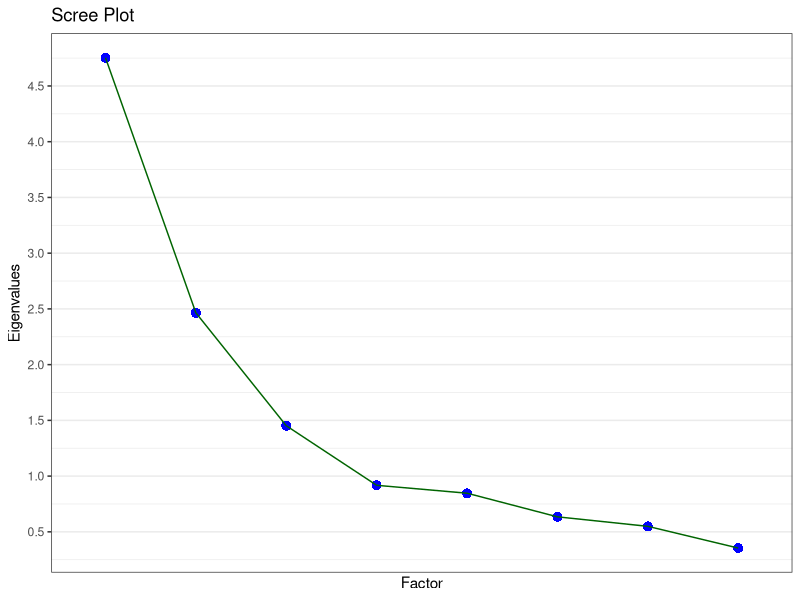
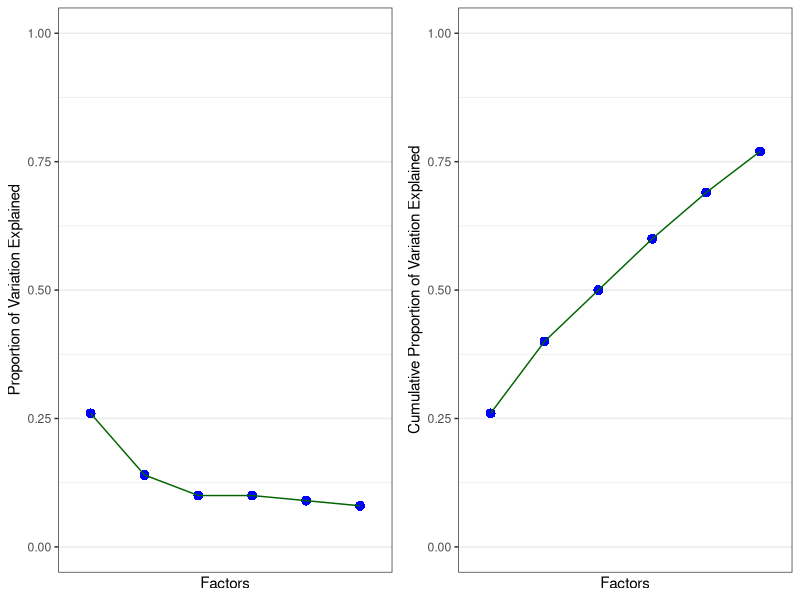
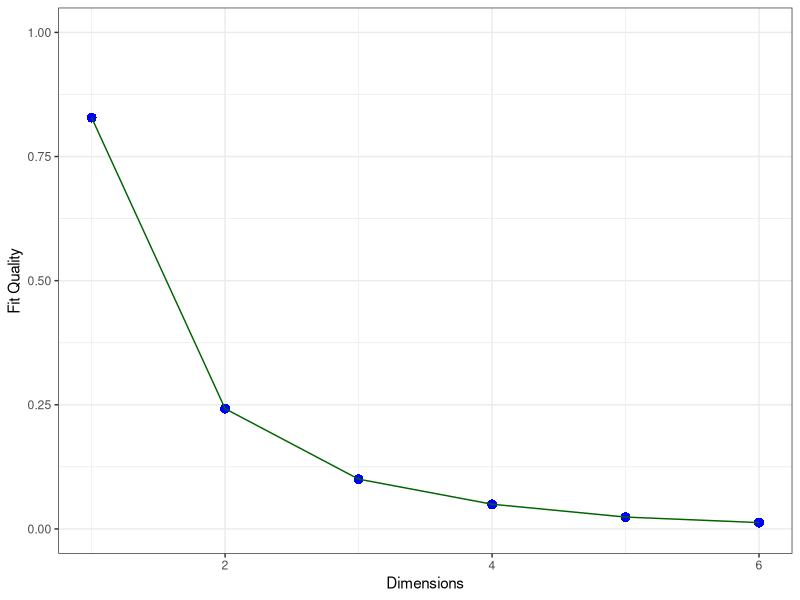
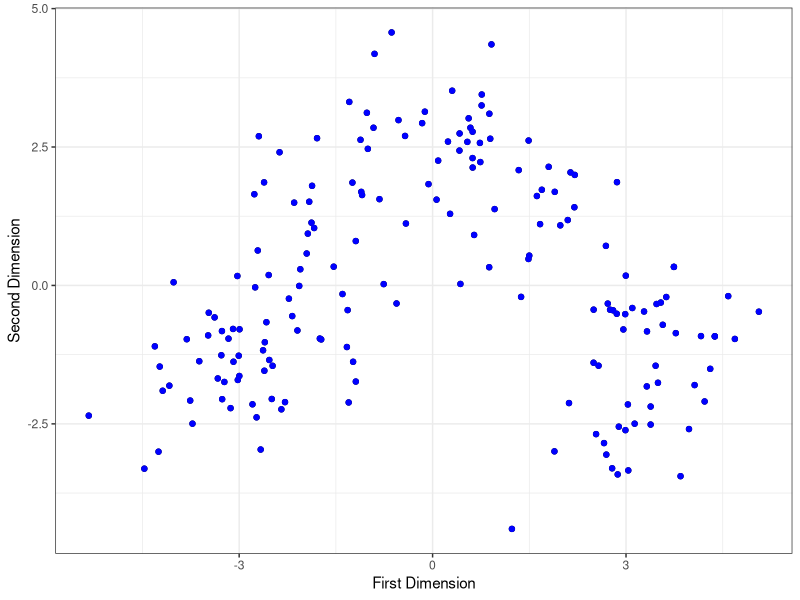

The R source for these figures, in order:
list.of.packages = c("ggplot2",
                     "gridExtra",
                     "xtable",
                     "cluster",
                     "stats")
new.packages = list.of.packages[!(list.of.packages %in% installed.packages()[,"Package"])]
if(length(new.packages)) {
  install.packages(new.packages)
}
for (i in 1:length(list.of.packages)) {
  require(list.of.packages[i], character.only=TRUE)
}

wine = read.table('wine.txt', header=TRUE, sep="")
wine_cov = round(var(wine), 2)
wine_cor = round(cor(wine), 2)
df_temp = data.frame(wine_cor)
df_temp[upper.tri(df_temp)] = NA
xtable_temp = xtable(df_temp)
digits(xtable_temp)[2:14] = 2
align(xtable_temp) = c('l', rep('c', 13))
print(xtable_temp, type='html', sanitize.colnames.function = function(x) seq(1:13))

eig_vals = eigen(wine_cor)$values[1:8]
scree_plot = ggplot(data.frame(eig_vals=eig_vals, factors=seq(1:8)), aes(x=factors, y=eig_vals)) +
  geom_point(shape=16, size=3, col="blue") +
  geom_line(col="darkgreen") + 
  labs(x='Factor', y='Eigenvalues', title='Scree Plot') +
  theme_bw() +
  scale_x_discrete(breaks=seq(1:8)) +
  scale_y_continuous(breaks=seq(0,5,0.5))
scree_plot

wine_FA_5 = factanal(factors=5, x=wine)
wine_FA_6 = factanal(factors=6, x=wine)
df_temp = wine_FA_6$loading[1:13, 1:6]
xtable_temp = xtable(df_temp)
digits(xtable_temp)[2:7] = 2
align(xtable_temp) = c('l', rep('c', 6))
print(xtable_temp, type='html', sanitize.colnames.function = function(x) gsub('r', 'r\ ', x))

wine_FA_6 = factanal(factors=6, x=wine, rotation='promax')
df_temp = wine_FA_6$loading[1:13, 1:6]
xtable_temp = xtable(df_temp)
digits(xtable_temp)[2:7] = 2
align(xtable_temp) = c('l', rep('c', 6))
print(xtable_temp, type='html', sanitize.colnames.function = function(x) gsub('r', 'r\ ', x))

df_temp = data.frame(matrix(c(NA, 'x', 'x', NA, NA, NA,
                              NA, NA, NA, NA, 'x', NA,
                              NA, NA, NA, 'x', NA, NA,
                              NA, 'x', NA, 'x', NA, NA,
                              NA, NA, NA, NA, NA, 'x',
                              'x', NA, NA, NA, NA, NA,
                              'x', NA, NA, NA, NA, NA,
                              'x', NA, NA, 'x', NA, NA,
                              'x', NA, NA, NA, NA, NA,
                              NA, 'x', 'x', NA, NA, NA,
                              NA, NA, 'x', NA, 'x', NA,
                              'x', NA, 'x', NA, NA, NA,
                              NA, 'x', NA, NA, NA, NA),
                            nrow=13, ncol=6, byrow=TRUE))
colnames(df_temp) = c('Factor1', 'Factor2', 'Factor3', 'Factor4', 'Factor5', 'Factor6')
xtable_temp = xtable(df_temp)
align(xtable_temp) = c('l', rep('c', 6))
print(xtable_temp, type='html', sanitize.colnames.function = function(x) gsub('r', 'r\ ', x))

df_temp = data.frame(matrix(c(0.26, 0.14, 0.10, 0.10, 0.09, 0.08,
                              0.26, 0.40, 0.50, 0.60, 0.69, 0.77),
                            nrow=2, ncol=6))
colnames(df_temp) = c('Factor1', 'Factor2', 'Factor3', 'Factor4', 'Factor5', 'Factor6')
rownames(df_temp) = c('Proportion of Variation Explained', 'Cumulative Proportion of Variation Explained')
xtable_temp = xtable(df_temp)
align(xtable_temp) = c('l', rep('c', 6))
print(xtable_temp, type='html', sanitize.colnames.function = function(x) gsub('r', 'r\ ', x))

pve = c(0.26, 0.14, 0.10, 0.10, 0.09, 0.08)
df_temp = data.frame(factors=seq(1:6), pve=pve, cpve=cumsum(pve))
plot1 = ggplot(df_temp, aes(x=factors, y=pve)) +
  ylim(0,1) +
  labs(x='Factors', y='Proportion of Variation Explained') +
  geom_point(shape=16, size=3, col="blue") +
  geom_line(col="darkgreen") +
  theme_bw() +
  scale_x_discrete(breaks=seq(1:6))
plot2 = ggplot(df_temp, aes(x=factors, y=cpve)) +
  ylim(0,1) +
  labs(x='Factors', y='Cumulative Proportion of Variation Explained') +
  geom_point(shape=16, size=3, col="blue") +
  geom_line(col="darkgreen") +
  theme_bw() +
  scale_x_discrete(breaks=seq(1:6))
grid.arrange(plot1, plot2, ncol=2)

wine_dist = daisy(wine, stand=TRUE)

wine_mds_1 = cmdscale(wine_dist, k=1)
fitted_dist_1 = daisy(wine_mds_1)
fit_qual_1 = sum((wine_dist - fitted_dist_1)^2)/sum(fitted_dist_1^2)

wine_mds_2 = cmdscale(wine_dist, k=2)
fitted_dist_2 = daisy(wine_mds_2)
fit_qual_2 = sum((wine_dist - fitted_dist_2)^2)/sum(fitted_dist_2^2)

wine_mds_3 = cmdscale(wine_dist, k=3)
fitted_dist_3 = daisy(wine_mds_3)
fit_qual_3 = sum((wine_dist - fitted_dist_3)^2)/sum(fitted_dist_3^2)

wine_mds_4 = cmdscale(wine_dist, k=4)
fitted_dist_4 = daisy(wine_mds_4)
fit_qual_4 = sum((wine_dist - fitted_dist_4)^2)/sum(fitted_dist_4^2)

wine_mds_5 = cmdscale(wine_dist, k=5)
fitted_dist_5 = daisy(wine_mds_5)
fit_qual_5 = sum((wine_dist - fitted_dist_5)^2)/sum(fitted_dist_5^2)

wine_mds_6 = cmdscale(wine_dist, k=6)
fitted_dist_6 = daisy(wine_mds_6)
fit_qual_6 = sum((wine_dist - fitted_dist_6)^2)/sum(fitted_dist_6^2)

fit = c(fit_qual_1, fit_qual_2, fit_qual_3, fit_qual_4, fit_qual_5, fit_qual_6)

qplot(x=seq(1:6), y=fit) + 
  labs(x='Dimensions', y='Fit Quality') +
  geom_point(shape=16, size=3, col="blue") +
  geom_line(col="darkgreen") +
  ylim(0, 1) +
  theme_bw()

qplot(x=wine_mds_2[,1], y=wine_mds_2[,2]) +
  geom_point(col="blue") +
  labs(x='First Dimension', y='Second Dimension') +
  theme_bw()